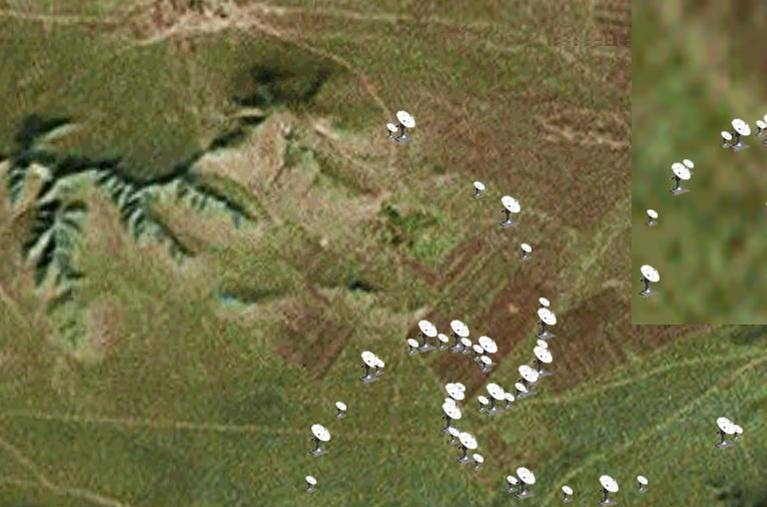
#> input picture src/archive/web/src/main/webapp/images/detailImage.jpg, 767 x 507 px
$ python diskdetect.py ../../archive/web/src/main/webapp/images/detailImage.jpg   (Python 2 division)
#> lines starting #> are read from the running program, lines starting #| are printed output that depends on the picture; after the words box and inside, x2 and y2 are one past the last pixel; in counts of white or black regions, pixels touching at a corner belong together; long printed decimals are rounded
'''
Created on May 30, 2012

@author: vinnie
'''

import sys
import numpy as np
import matplotlib.pyplot as plt
import matplotlib.patches as plt_patches
from scipy.signal import fftconvolve
from scipy.ndimage import filters

_MIN_RADIUS = 15
_MAX_RADIUS = 75
_RADIUS_STEP = 5
_ANNULUS_WIDTH = 5
_EDGE_THRESHOLD = 0.005
_NEG_INTERIOR_WEIGHT = 1.1


def _detectEdges(image, threshold):
    """
    Sobel edge detection on the image
    """
    # sobel filter in x and y direction
    image = filters.sobel(image, 0) ** 2 + filters.sobel(image, 1) ** 2
    image -= image.min()

    # make binary image
    image = image > image.max() * threshold
    image.dtype = np.int8

    return image


def _makeAnnulusKernel(outer_radius, annulus_width):
    """
    Create an annulus with the given inner and outer radii

    Ex. inner_radius = 4, outer_radius = 6 will give you:


    """
    grids = np.mgrid[-outer_radius:outer_radius + 1, -outer_radius:outer_radius + 1]

    # [j][i] = r^2
    kernel_template = grids[0] ** 2 + grids[1] ** 2

    # get boolean value for inclusion in the circle
    outer_circle = kernel_template <= outer_radius ** 2
    inner_circle = kernel_template < (outer_radius - annulus_width) ** 2

    # back to integers
    outer_circle.dtype = inner_circle.dtype = np.int8
    inner_circle = inner_circle * _NEG_INTERIOR_WEIGHT
    annulus = outer_circle - inner_circle
    return annulus


def _detectCircles(image, radii, annulus_width):
    """
    Perfrom a FFT Convolution over all the radii with the given annulus width.
    Smaller annulus width = more precise
    """
    acc = np.zeros((radii.size, image.shape[0], image.shape[1]))

    for i, r in enumerate(radii):
        C = _makeAnnulusKernel(r, annulus_width)
        acc[i, :, :] = fftconvolve(image, C, 'same')

    return acc


# [55 lines left out: functions _iterativeDetectCircles, _displayResults, not called in this run]


def _topNCircles(acc, radii, n):
    maxima = []
    max_positions = []
    max_signal = 0
    for i, r in enumerate(radii):
        max_positions.append(np.unravel_index(acc[i].argmax(), acc[i].shape))
        maxima.append(acc[i].max())
        # use the radius to normalize
        signal = maxima[i] / np.sqrt(float(r))

        if signal > max_signal:
            max_signal = signal
            (circle_y, circle_x) = max_positions[i]
            radius = r
        print "Maximum signal for radius %d: %d %s, normal signal: %f" % (r, maxima[i], max_positions[i], signal)


        # Identify maximum. Note: the values come back as index, row, column
    #    max_index, circle_y, circle_x = np.unravel_index(acc.argmax(), acc.shape)

    return (circle_x, circle_y), radius  # radii[max_index]


def DetectCircleFromFile(filename, show_result=False):
    image = plt.imread(filename)
    center, radius = DetectCircle(image, True, show_result)
    return center, radius


def DetectCircle(image, preprocess=False, show_result=False):
    if preprocess:
        if image.ndim > 2:
            image = np.mean(image, axis=2)
        print "Image size: ", image.shape

        # noise reduction
        image = filters.gaussian_filter(image, 2)

        # edges and density
        edges = _detectEdges(image, _EDGE_THRESHOLD)
        edge_list = np.array(edges.nonzero())
        density = float(edge_list[0].size) / edges.size
        print "Signal density:", density
        if density > 0.25:
            print "High density, consider more preprocessing"

    # create kernels and detect circle
    radii = np.arange(_MIN_RADIUS, _MAX_RADIUS, _RADIUS_STEP)
    acc = _detectCircles(edges, radii, _ANNULUS_WIDTH)
    center, radius = _topNCircles(acc, radii, 1)
    print "Circle detected at ", center, radius

    if show_result:
        _displayResults(image, edges, center, radius)

    return center, radius


def _run(filename):
    return DetectCircleFromFile(filename)
#> in DetectCircleFromFile, image is the input picture: shape (507, 767, 3); mean R, G, B 111.9, 109.3, 67.4
#> in DetectCircle, `image = np.mean(image, axis=2)`:
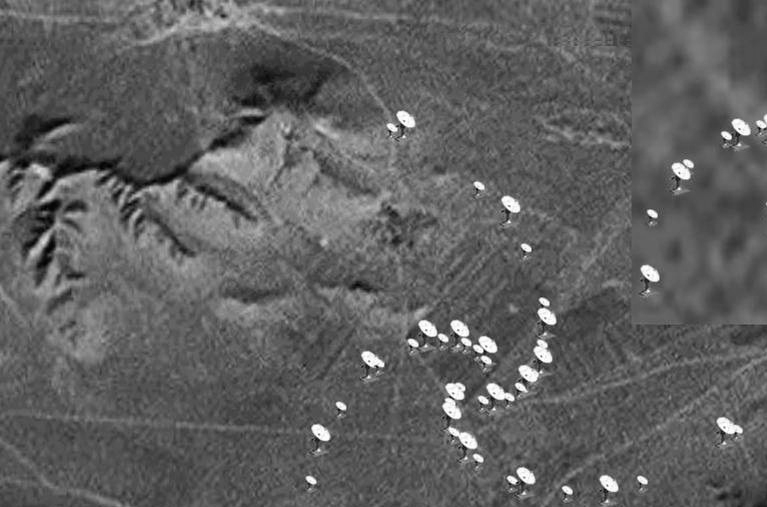
#> image: shape (507, 767) float64; min 2.67, max 255, mean 96.2
#| Image size:  (507, 767)
#> in _detectEdges, `image = filters.sobel(image, 0) ** 2 + filters.sobel(image, 1) ** 2`:
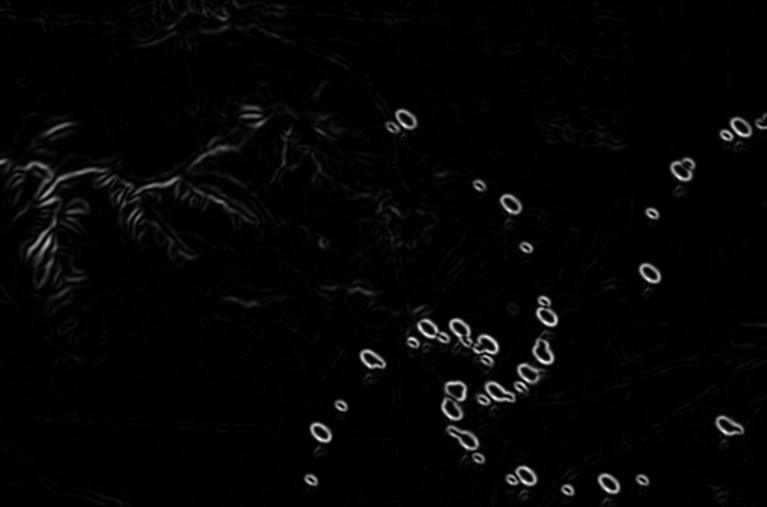
#> image: shape (507, 767) float64; min 3.9e-05, max 74402.6, mean 1511; drawn with min black and max white
#> in _detectEdges, `image = image > image.max() * threshold`:
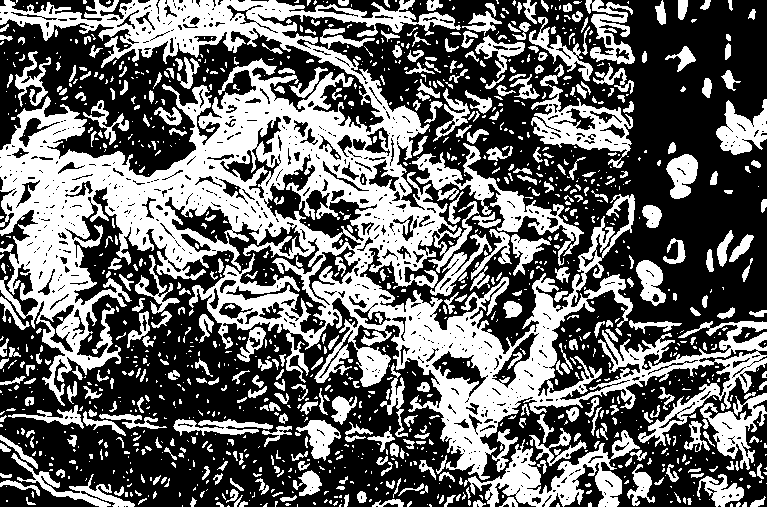
#> image: shape (507, 767) bool; 41.1% white; 1314 white regions (872 under 20 px), largest, box (x1, y1, x2, y2) and area: (0, 0, 767, 480) 95948, (464, 430, 640, 507) 4511, (412, 143, 584, 266) 3773
#| Signal density: 0.4105
#> the loop in _topNCircles, `for i, r in enumerate(radii):` made 12 passes
#> (signal, max_signal, circle_y, circle_x) on passes 1 to 5: (95.74, 95.74, 117, 250), (108.5, 108.5, 190, 33), (117.6, 117.6, 177, 76), (126, 126, 370, 461), (131.1, 131.1, 220, 204)
#> signal on passes 6 to 11: 125.9, 124.4, 118, 119.1, 118.7, 113.8
#| Maximum signal for radius 15: 370 (117, 250), normal signal: 95.740
#| Maximum signal for radius 20: 485 (190, 33), normal signal: 108.539
#| Maximum signal for radius 25: 587 (177, 76), normal signal: 117.600
#| Maximum signal for radius 30: 689 (370, 461), normal signal: 125.976
#| Maximum signal for radius 35: 775 (220, 204), normal signal: 131.067
#| Maximum signal for radius 40: 796 (219, 196), normal signal: 125.938
#| Maximum signal for radius 45: 834 (211, 199), normal signal: 124.385
#| Maximum signal for radius 50: 834 (228, 86), normal signal: 117.988
#> (further printed lines are left out)
#> after the loop in _topNCircles, `for i, r in enumerate(radii):`: circle_x = 204; circle_y = 220; max_positions = [(117, 250), (190, 33), (177, 76), (370, 461), (220, 204), (219, 196), (211, 199), (228, 86), (166, 288), (166, 274), (230, 108), (119, 140)]; max_signal = 131.1; maxima = [370.8, 485.4, 588, 690, 775.4, 796.5, 834.4, 834.3, 883, 919.6, 917.5, 958.8]; radius = 35
#> in DetectCircle, `center, radius = _topNCircles(acc, radii, 1)`: center = (204, 220); radius = 35
#| Circle detected at  (204, 220) 35
#> in DetectCircleFromFile, `center, radius = DetectCircle(image, True, show_result)`: center = (204, 220); radius = 35


# [10 lines left out: function _test, not called in this run]


#    DetectCircleFromVideo("/home/vinnie/workspace/Intelligent-Artifacts/AMID/data/MRI_SAX_AVI/321/(MAIN)04052012-173005.avi")

if __name__ == "__main__":
    if (len(sys.argv) > 1):
        _run(sys.argv[1])
    else:
        _test();

$ run again, on src/archive/web/src/main/webapp/images/t4.jpg
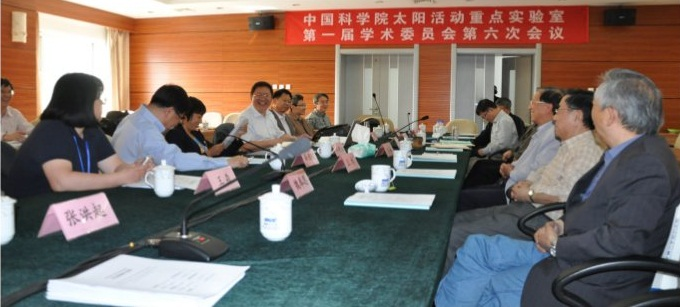
#> input picture src/archive/web/src/main/webapp/images/t4.jpg, 680 x 307 px
#> in DetectCircleFromFile, image is the input picture: shape (307, 680, 3); mean R, G, B 122.2, 108.2, 101.5
#| Image size:  (307, 680)
#> in _detectEdges, `image = filters.sobel(image, 0) ** 2 + filters.sobel(image, 1) ** 2`:
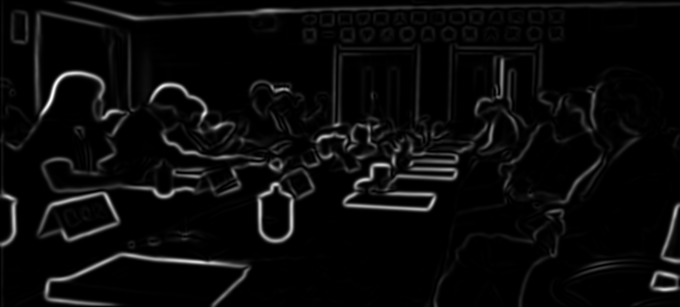
#> image: shape (307, 680) float64; min 6.16e-08, max 101032.7, mean 4244.3; drawn with min black and max white
#> in _detectEdges, `image = image > image.max() * threshold`:
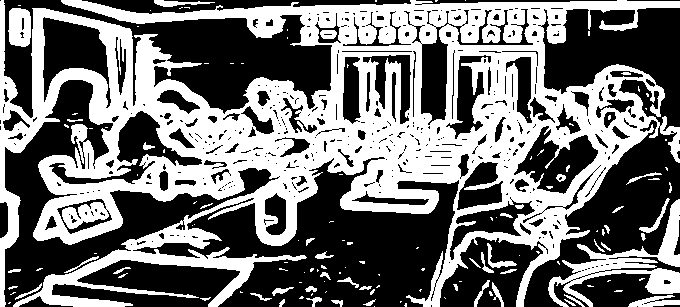
#> image: shape (307, 680) bool; 45.3% white; 133 white regions (85 under 20 px), largest, box (x1, y1, x2, y2) and area: (0, 0, 680, 307) 86689, (548, 199, 680, 307) 3675, (8, 8, 31, 47) 756
#| Signal density: 0.4529
#> the loop in _topNCircles, `for i, r in enumerate(radii):` made 12 passes
#> (signal, max_signal, circle_y, circle_x) on passes 1, 2, 3, 4, 6, 7, 10: (97.42, 97.42, 101, 580), (110.4, 110.4, 120, 568), (117.4, 117.4, 157, 432), (125.7, 125.7, 169, 257), (131.7, 131.7, 159, 561), (139.4, 139.4, 153, 560), (139.6, 139.6, 91, 444)
#> (printed output is left out)
#> after the loop in _topNCircles, `for i, r in enumerate(radii):`: circle_x = 444; circle_y = 91; max_positions = [(101, 580), (120, 568), (157, 432), (169, 257), (169, 248), (159, 561), (153, 560), (158, 550), (145, 543), (91, 444), (73, 213), (92, 428)]; max_signal = 139.6; maxima = [377.3, 493.7, 587.1, 688.6, 741.5, 833.2, 935.3, 974.1, 1014.5, 1081, 1082.7, 1139.2]; radius = 60
#> in DetectCircle, `center, radius = _topNCircles(acc, radii, 1)`: center = (444, 91); radius = 60
#| Circle detected at  (444, 91) 60
#> in DetectCircleFromFile, `center, radius = DetectCircle(image, True, show_result)`: center = (444, 91); radius = 60
